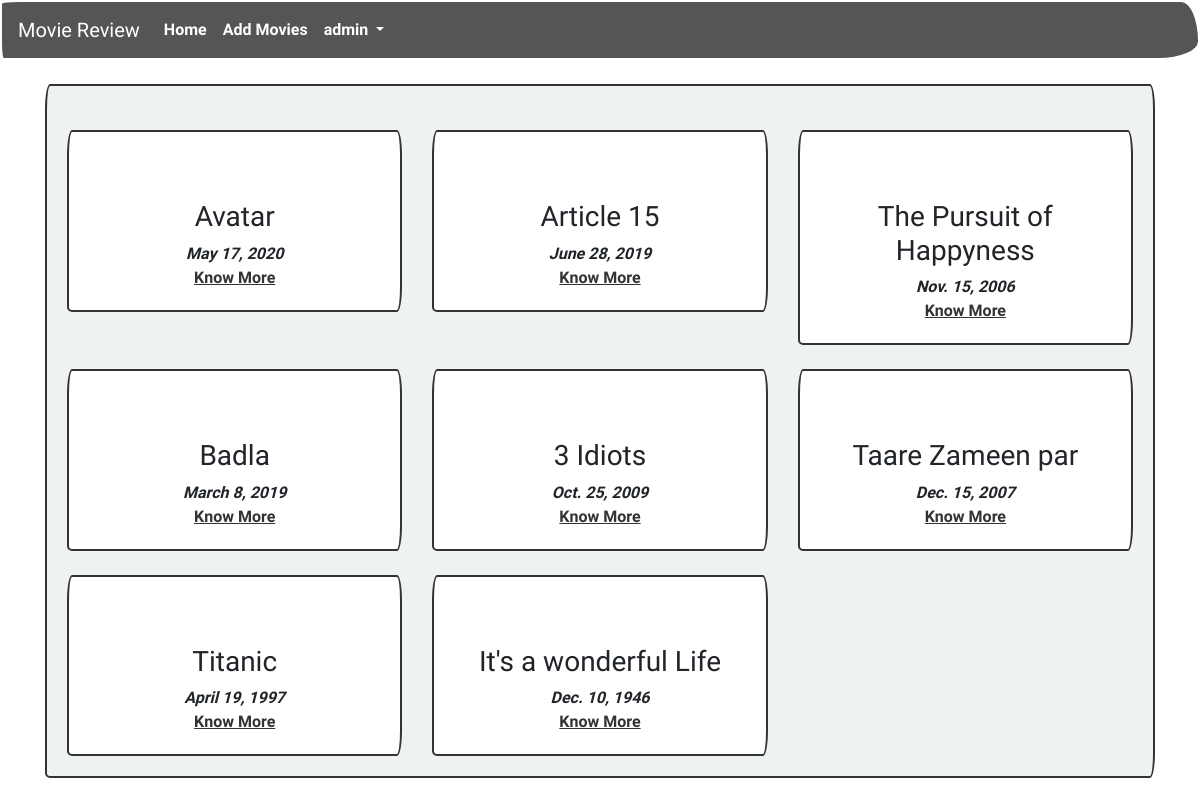
The app's page / (signed in) with its own data.
### review/models.py (models this page shows, shortened)
class Movie(models.Model):
    name = models.CharField(max_length = 300)
    director = models.CharField(max_length=300)
    cast = models.CharField(max_length=500)
    description = models.TextField(max_length = 800)
    release_date = models.DateField()
    averageRating = models.FloatField(default = 0)
    image = models.URLField(default = None, null=True)

### review/views.py (the view)
# urls.py: 2. Add a URL to urlpatterns:  path('', views.home, name='home')
def home(request):
    allmovies = Movie.objects.all()
    context = {
        "movies": allmovies,
    }
    return render(request,'review/index.html',context)

### review/templates/review/index.html (shortened to what this page needs)
{% extends 'review/base.html' %}
{% block content %}
<div class="container">
    <br>
    <div class="card" id="backdrop">
        <div class="card-body">
            <div class="row">
                {% for movie in movies %}
                <div class="col-md-4">
                    <br>
                    <div class="card">
                        <div class="card-body">
                            <br>
                            <div class="text-center">
                            <h3 class="text-center">{{movie.name}}</h3>
                            <i class="text-center">{{ movie.release_date }}</i>
                            <br>
                            <a href='{% url "review:detail" movie.id %}'>Know More</a>
                        </div>
                        </div>
                    </div>
                </div>
                {% endfor %}
            </div>
        </div>
    </div>
</div>
{% endblock %}

### review/templates/review/base.html (shortened to what this page needs)
<!doctype html>
<html lang="en">
  <head>
    <link rel="stylesheet" href="https://stackpath.bootstrapcdn.com/bootstrap/4.5.0/css/bootstrap.min.css">
    <link rel="stylesheet" href="https://bootswatch.com/4/sketchy/bootstrap.min.css">
    {% load staticfiles %}
    <link rel="stylesheet" href='{% static "css/main.css" %}'>
  </head>
  <body>
    <nav class="navbar navbar-expand-lg navbar-dark bg-dark text-white ">
        <a class="navbar-brand" href='{% url "review:home" %}'>Movie Review</a>
        <div class="collapse navbar-collapse" id="navbarSupportedContent">
          <ul class="navbar-nav mr-auto">
            <li class="nav-item active">
              <a class="nav-link" href='{% url "review:home" %}'>Home <span class="sr-only">(current)</span></a>
            </li>
            <li class="nav-item">
              <a class="nav-link" href='{% url "review:add_movies" %}'>Add Movies</a>
            </li>
            {% if user.is_authenticated %}
            <li class="nav-item dropdown">
              <a class="nav-link dropdown-toggle" href="#" id="navbarDropdown" role="button" data-toggle="dropdown" aria-haspopup="true" aria-expanded="false">
                {{user.username}}
              </a>
            </li>
            {% endif %}
          </ul>
        </div>
      </nav>
    {% block content %}
    {% endblock %}
  </body>
</html>

### review/static/css/main.css (style rules this page uses)
#backdrop { background-color: #eef3ef; }

### records on screen
Movie: name "Avatar", release_date "May 17, 2020"
Movie: name "Article 15", release_date "June 28, 2019"
Movie: name "The Pursuit of Happyness", release_date "Nov. 15, 2006"
Movie: name "Badla", release_date "March 8, 2019"
Movie: name "3 Idiots", release_date "Oct. 25, 2009"
Movie: name "Taare Zameen par", release_date "Dec. 15, 2007"
Movie: name "Titanic", release_date "April 19, 1997"
Movie: name "It's a wonderful Life", release_date "Dec. 10, 1946"

### other values on screen
{{ user.username }} "admin"
